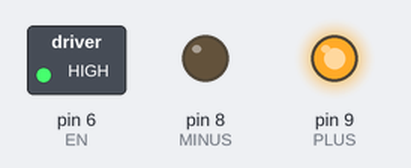
Bench run of a sketch on a simulated Arduino Uno, built with avr-gcc and run on an emulated ATmega328P. Parts: switched loads named in the sketch (green lamp = pin HIGH), output pins drawn as LEDs (lit = HIGH).

Above: at 0.1 s.
Timing chart, 0 to 1.6 s (numbered marks = the images above):
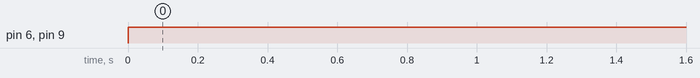

Measured:
- by itself, pin 6 (EN), pin 9 (PLUS): LOW → HIGH at 0.00 s

The sketch:

motor_driver.ino
```cpp
//Hill Balliet
//26 April 2015

//Fundamental constants

//This is the earth's rotational velocity in radians per second
float EARTHROTATION = -0.00007292115;
#define SECINMIN 60.0
#define METERSTOINCHES 39.3701

//These are the characteristics of the apparatus

//This is the initial angle of the apparatus at the sighted hinge in radians
float INITANGLE = 0.621044;
//This is the initial distance of the base of the dynamic triangle in meters
float INITDISTANCE = 0.130;
//This is the length of the board that the camera mounts to in meters
float LENGTHA = 0.135;
//This is the length of the board that attaches to the block on the screw in meters
float LENGTHB = 0.0825;
//This is the number of threads per inch on your screw
#define THREADDENSITY 20.0


//These are the characteristics of the motor

//The motor's max torque in Nm
float TORQUE = 3.8245935;
//The motor's efficiency
#define EFFICIENCY 0.5
//This is the maximum number of revolutions per second of your motor
float MAXRPM = 0.015625;
//This is the efficiency of your motor (the ratio of the power output in watts to the power input in watts)
#define EFFICIENCY 0.7
//The motor's resistance in Ohms
#define RESISTANCE 10


//These are characteristics of the arduino

//This is the max output voltage of the arduino
#define MAXVOLTAGE 4.2
//This is fully "on" for pulse width modulation
#define PWMON 255

//The program needs to remember the configuration of the apparatus at a given time
float currentAngle = INITANGLE;
float currentDistance = INITDISTANCE;

//currentSpeed is in revolutions per second
float currentSpeed = 0;
unsigned long startTime;

void setup() {
  Serial.begin(9600);

  initMotors();

  startTime = millis();
}

void loop() {

  //set elapsed time
  //reset the start time
  unsigned long elapsedTime = millis() - startTime;
  startTime = millis();

  //Calculate the appropriate speed
  calcSpeed(elapsedTime);
  //Drive the motor at that speed
  drive(speedToPower());
}

//Takes the current speed and turns it into an argument for pulse width
//modulation that will drive the motor at that speed
int speedToPower(){

  float secondsPerRevolution = 1/currentSpeed;

  float outputVoltage = 0.0002f*secondsPerRevolution*secondsPerRevolution - 0.0528f*secondsPerRevolution + 6.7595f;

  if(outputVoltage <= 4.2){
    return ceil(outputVoltage/4.2f*255.0f);
  }
  else{
    return PWMON;
  }
}

//Calculates the angular velocity of the motor that is necessary to keep
//Constant angular velocity
void calcSpeed(float deltaT){

  //Find the approximate change in distance over the past cycle
  float deltaX = currentSpeed*deltaT/1000;

  //Update the current distance and angle
  currentDistance += deltaX;
  currentAngle -= EARTHROTATION*deltaT/1000;

  //Find the necessary linear velocity for the current position
  float linearVelocity = (-currentDistance * LENGTHA * sin(currentAngle))/(currentDistance - cos(currentAngle)) * EARTHROTATION;

  //Outputs currentSpeed in revolutions per second
  currentSpeed = linearVelocity * THREADDENSITY * METERSTOINCHES;
 }
```

Motor_Functions.ino
```cpp
//Hill Balliet
//26 April 2015

//initialize motor pins
#define PLUS 9
#define MINUS 8
#define EN 6

//magic numbers
#define ANALOGHIGH 255

void initMotors(){
  pinMode(PLUS, OUTPUT);
  pinMode(MINUS, OUTPUT);
  pinMode(EN, OUTPUT);
}

void motorEn(int en){
  analogWrite(EN, en);
}

void halt(){
  digitalWrite(PLUS, LOW);
  digitalWrite(MINUS, LOW);
}

void drive(int enable){
  motorEn(enable);
  digitalWrite(PLUS, HIGH);
  digitalWrite(MINUS, LOW);
}
```
